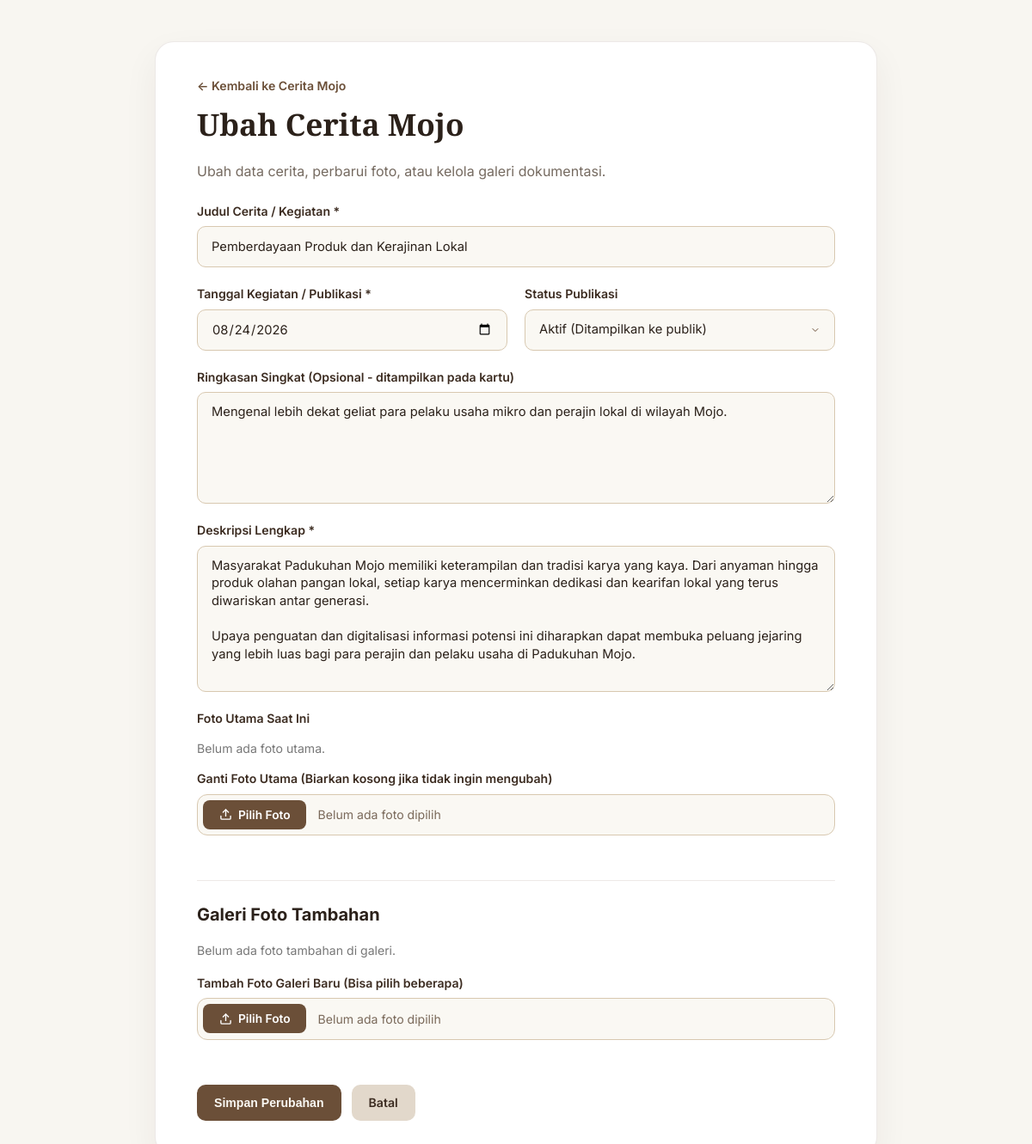
The app's page /admin/cerita/edit.php?id=2 (signed in) with its own data.
### tables this page shows
CREATE TABLE IF NOT EXISTS cerita (
    id INT UNSIGNED AUTO_INCREMENT PRIMARY KEY,
    judul VARCHAR(200) NOT NULL,
    slug VARCHAR(220) NULL,
    kategori_cerita VARCHAR(100) NULL DEFAULT 'Kegiatan',
    tanggal DATE NOT NULL,
    ringkasan TEXT NULL,
    deskripsi TEXT NOT NULL,
    foto VARCHAR(255) NULL,
    status ENUM('aktif', 'nonaktif') NOT NULL DEFAULT 'aktif',
    created_at TIMESTAMP DEFAULT CURRENT_TIMESTAMP,
    updated_at TIMESTAMP DEFAULT CURRENT_TIMESTAMP ON UPDATE CURRENT_TIMESTAMP,
    INDEX idx_cerita_status (status),
    INDEX idx_cerita_tanggal (tanggal)
);

### includes/functions.php (called while the page is built, shortened)
<?php
function e(?string $value): string
{
    return htmlspecialchars($value ?? '', ENT_QUOTES, 'UTF-8');
}

### admin/cerita/edit.php (the view, shortened to what this page needs)
<?php
require_once __DIR__ . '/../auth.php';
$id = filter_input(INPUT_GET, 'id', FILTER_VALIDATE_INT);
$stmt = $pdo->prepare('SELECT * FROM cerita WHERE id = ?');
$stmt->execute([$id]);
$item = $stmt->fetch();
$galleryStmt = $pdo->prepare('SELECT * FROM cerita_foto WHERE cerita_id = ? ORDER BY urutan, id');
$galleryStmt->execute([$id]);
$gallery = $galleryStmt->fetchAll();
function edit_cerita_value(string $key, array $item): string
{
    return e($_POST[$key] ?? $item[$key] ?? '');
}
?>
<!doctype html>
<html lang="id">
<head>
  <link rel="stylesheet" href="../../assets/css/style.css">
</head>
<body class="admin-body">
<main class="form-page">
  <div class="breadcrumb"><a href="index.php">&larr; Kembali ke Cerita Mojo</a></div>
  <h1>Ubah Cerita Mojo</h1>
  <p class="section-desc">Ubah data cerita, perbarui foto, atau kelola galeri dokumentasi.</p>
  <form class="admin-form" method="post" enctype="multipart/form-data">
    <div class="form-grid">
      <label class="wide">
        Judul Cerita / Kegiatan *
        <input type="text" name="judul" value="<?= edit_cerita_value('judul', $item) ?>" required placeholder="Contoh: Kegiatan Pendataan Potensi Mojo">
      </label>
      <label>
        Tanggal Kegiatan / Publikasi *
        <input type="date" name="tanggal" value="<?= edit_cerita_value('tanggal', $item) ?>" required>
      </label>
      <label>
        Status Publikasi
        <select name="status">
          <?php $currentStatus = $_POST['status'] ?? $item['status'] ?? 'aktif'; ?>
          <option value="aktif" <?= $currentStatus === 'aktif' ? 'selected' : '' ?>>Aktif (Ditampilkan ke publik)</option>
        </select>
      </label>
      <label class="wide">
        Ringkasan Singkat (Opsional - ditampilkan pada kartu)
        <textarea name="ringkasan" rows="2" placeholder="Penjelasan singkat 1-2 kalimat"><?= edit_cerita_value('ringkasan', $item) ?></textarea>
      </label>
      <label class="wide">
        Deskripsi Lengkap *
        <textarea name="deskripsi" rows="7" required placeholder="Tuliskan cerita, jalannya kegiatan, atau informasi lengkap di sini..."><?= edit_cerita_value('deskripsi', $item) ?></textarea>
      </label>
      <div class="wide">
        <label>Foto Utama Saat Ini</label>
        <?php if ($item['foto']): ?>
          <div class="current-photo">
            <img src="../../uploads/cerita/<?= rawurlencode($item['foto']) ?>" alt="Foto Utama" style="width: 200px; height: 130px; object-fit: cover; border-radius: 8px; display: block; margin-bottom: 0.5rem;">
          </div>
        <?php else: ?>
          <p style="font-size: 0.88rem; color: #777;">Belum ada foto utama.</p>
        <?php endif; ?>
        <div style="margin-top: 0.85rem;">
          <span style="font-size: 0.88rem; font-weight: 600; color: #3B2B20; display: block; margin-bottom: 0.45rem;">
            Ganti Foto Utama (Biarkan kosong jika tidak ingin mengubah)
          </span>
          <div class="custom-file-upload">
            <label for="fotoUtamaCeritaEdit" class="custom-file-label">
              <span class="custom-file-btn">
                <svg width="15" height="15" viewBox="0 0 24 24" fill="none" stroke="currentColor" stroke-width="2.2" stroke-linecap="round" stroke-linejoin="round" aria-hidden="true">
                  <path d="M21 15v4a2 2 0 0 1-2 2H5a2 2 0 0 1-2-2v-4"></path>
                  <polyline points="17 8 12 3 7 8"></polyline>
                  <line x1="12" y1="3" x2="12" y2="15"></line>
                </svg>
                Pilih Foto
              </span>
              <span class="custom-file-name" data-empty-text="Belum ada foto dipilih">Belum ada foto dipilih</span>
            </label>
          </div>
        </div>
      </div>
      <div class="wide gallery-section">
        <h2>Galeri Foto Tambahan</h2>
        <?php if ($gallery): ?>
          <div class="gallery-admin-grid">
            <?php foreach ($gallery as $gPhoto): ?>
              <div class="gallery-admin-item">
                <img src="../../uploads/cerita/<?= rawurlencode($gPhoto['foto']) ?>" alt="">
                <a class="danger-link" href="hapus-foto.php?id=<?= (int)$gPhoto['id'] ?>&cerita_id=<?= (int)$id ?>&csrf_token=<?= e(csrf_token()) ?>" data-confirm="Apakah Anda yakin ingin menghapus foto ini?">Hapus Foto</a>
              </div>
            <?php endforeach; ?>
          </div>
        <?php else: ?>
          <p style="font-size: 0.88rem; color: #777;">Belum ada foto tambahan di galeri.</p>
        <?php endif; ?>
        <div style="margin-top: 1rem;">
          <span style="font-size: 0.88rem; font-weight: 600; color: #3B2B20; display: block; margin-bottom: 0.45rem;">
            Tambah Foto Galeri Baru (Bisa pilih beberapa)
          </span>
          <div class="custom-file-upload">
            <label for="galeriFotoCeritaEdit" class="custom-file-label">
              <span class="custom-file-btn">
                <svg width="15" height="15" viewBox="0 0 24 24" fill="none" stroke="currentColor" stroke-width="2.2" stroke-linecap="round" stroke-linejoin="round" aria-hidden="true">
                  <path d="M21 15v4a2 2 0 0 1-2 2H5a2 2 0 0 1-2-2v-4"></path>
                  <polyline points="17 8 12 3 7 8"></polyline>
                  <line x1="12" y1="3" x2="12" y2="15"></line>
                </svg>
                Pilih Foto
              </span>
              <span class="custom-file-name" data-empty-text="Belum ada foto dipilih">Belum ada foto dipilih</span>
            </label>
          </div>
        </div>
      </div>
    </div>
    <div style="display: flex; gap: 0.75rem; margin-top: 1.5rem; flex-wrap: wrap;">
      <button class="btn btn-primary" type="submit">Simpan Perubahan</button>
      <a class="btn" href="index.php" style="background: #e2d8cb; color: #3B2B20;">Batal</a>
    </div>
  </form>
</main>
</body>
</html>

### records on screen
cerita: judul "Pemberdayaan Produk dan Kerajinan Lokal", tanggal "08/24/2026", status "Aktif (Ditampilkan ke publik)", ringkasan "Mengenal lebih dekat geliat para pelaku usaha mikro dan perajin lokal di wilayah Mojo.", deskripsi "Masyarakat Padukuhan Mojo memiliki keterampilan dan tradisi karya yang kaya. Dari anyaman hingga produk olahan pangan lokal, setiap karya mencerminkan dedikasi dan kearifan lokal yang terus diwariskan antar generasi. Upaya penguatan dan digitalisasi informasi potensi ini diharapkan dapat membuka peluang jejaring yang lebih luas bagi para perajin dan pelaku usaha di Padukuhan Mojo."
